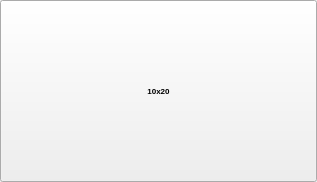
<?xml version="1.0" encoding="UTF-8"?>
<ui version="4.0">
 <class>Form</class>
 <widget class="QWidget" name="Form">
  <property name="geometry">
   <rect>
    <x>0</x>
    <y>0</y>
    <width>317</width>
    <height>182</height>
   </rect>
  </property>
  <property name="sizePolicy">
   <sizepolicy hsizetype="Minimum" vsizetype="Minimum">
    <horstretch>0</horstretch>
    <verstretch>0</verstretch>
   </sizepolicy>
  </property>
  <property name="windowTitle">
   <string>Form</string>
  </property>
  <layout class="QHBoxLayout" name="horizontalLayout">
   <property name="spacing">
    <number>0</number>
   </property>
   <property name="leftMargin">
    <number>0</number>
   </property>
   <property name="topMargin">
    <number>0</number>
   </property>
   <property name="rightMargin">
    <number>0</number>
   </property>
   <property name="bottomMargin">
    <number>0</number>
   </property>
   <item>
    <widget class="QPushButton" name="pushButton">
     <property name="sizePolicy">
      <sizepolicy hsizetype="Minimum" vsizetype="Minimum">
       <horstretch>0</horstretch>
       <verstretch>0</verstretch>
      </sizepolicy>
     </property>
     <property name="font">
      <font>
       <pointsize>6</pointsize>
       <bold>true</bold>
      </font>
     </property>
     <property name="text">
      <string>10x20</string>
     </property>
     <property name="flat">
      <bool>false</bool>
     </property>
    </widget>
   </item>
  </layout>
 </widget>
 <resources/>
 <connections/>
</ui>
